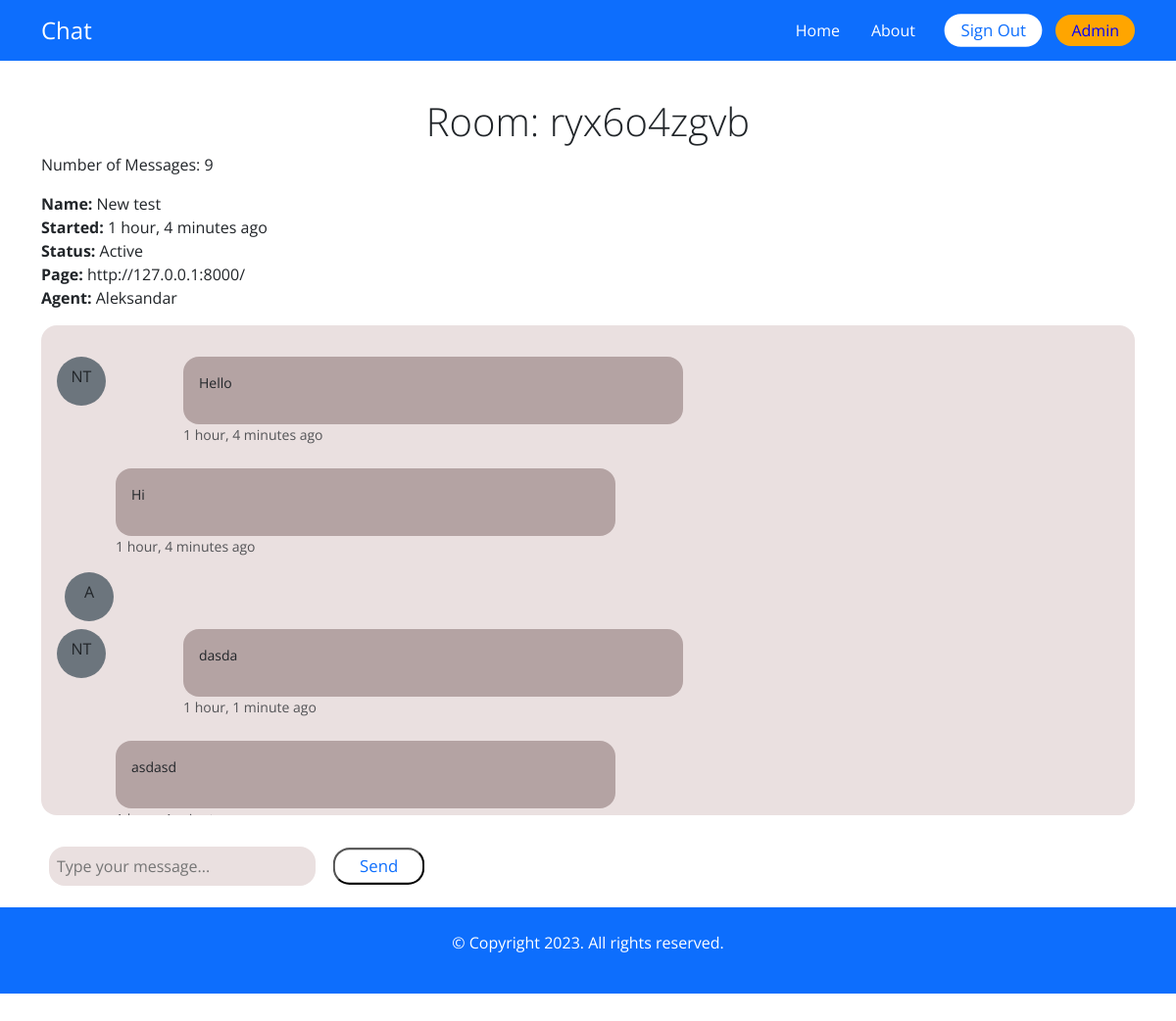
Page /chat-admin/ryx6o4zgvb/ (signed in) on the committed database.
### chat/models.py (models this page shows, shortened)
class Room(models.Model):
    WAITING = 'waiting'
    ACTIVE = 'active'
    CLOSED = 'closed'
    CHOICES_STATUS = (
        (WAITING, 'Waiting'),
        (ACTIVE, 'Active'),
        (CLOSED, 'Closed'),
    )
    room_id = models.CharField(max_length=255)
    client = models.CharField(max_length=255)
    agent = models.ForeignKey(User, related_name='rooms', blank=True, null=True, on_delete=models.SET_NULL)
    messages = models.ManyToManyField(Message, blank=True)
    url = models.CharField(max_length=255, blank=True, null=True)
    status = models.CharField(max_length=7, choices=CHOICES_STATUS, default=WAITING)
    created_at = models.DateTimeField(auto_now_add=True)
    class Meta:
        ordering = ('-created_at',)

class Message(models.Model):
    message_body = models.TextField()
    sent_by = models.CharField(max_length=255)
    created_at = models.DateTimeField(auto_now_add=True)
    created_by = models.ForeignKey(User, blank=True, null=True, on_delete=models.SET_NULL)
    class Meta:
        ordering = ('created_at',)

### account/models.py (models this page shows)
class User(AbstractBaseUser, PermissionsMixin):
    AGENT = 'agent'
    MANAGER = 'manager'
    ROLES_CHOICES = (
        (AGENT, 'Agent'),
        (MANAGER, 'Manager'),
    )
    id = models.UUIDField(primary_key=True, default=uuid.uuid4, editable=False)
    email = models.EmailField(unique=True)
    name = models.CharField(max_length=255, blank=True, default='')
    role = models.CharField(max_length=20, choices=ROLES_CHOICES, default=AGENT)
    is_active = models.BooleanField(default=True)
    is_superuser = models.BooleanField(default=False)
    is_staff = models.BooleanField(default=False)
    date_joined = models.DateTimeField(default=timezone.now)
    last_login = models.DateTimeField(blank=True, null=True)
    objects = CustomUserManager()
    USERNAME_FIELD = 'email'
    EMAIL_FIELD = 'email'
    REQUIRED_FIELDS = ['name']

### chat/views.py (the view)
# urls.py: path('chat-admin/<str:room_id>/', views.room, name='room'),
@login_required
def room(request, room_id):
    room = Room.objects.get(room_id=room_id)
    if room.status == Room.WAITING:
        room.status = Room.ACTIVE
        room.agent = request.user
        room.save()
    context= {'room': room,}
    return render(request, 'chat/room.html', context=context)

### chat/templatetags/chatextras.py (called while the page is built)
@register.filter(name='initials')
def initials(value):
    initials = ''
    for name in value.split(' '):
        if name and len(initials) < 3:
            initials += name[0].upper()
    return initials

### chat/templates/chat/room.html
{% extends 'core/base.html' %}
{% load static chatextras %}
{% block content %}
<div class="container ml-auto">
    <h1 class="room-h1">Room: {{ room.room_id }}</h1>
    <p>Number of Messages: {{ room.messages.all|length }}</p>
    <p>
        <b>Name: </b> {{room.client}} <br>
        <b>Started: </b> {{room.created_at|timesince}} ago<br>
        <b>Status: </b> {{room.get_status_display}} <br>
        <b>Page: </b> {{room.url}} <br>
        <b>Agent: </b> {% firstof room.agent.name 'None yet...'%} <br>
    </p>
    <div id="chat_log" class="mb-4 p-4 rounded-4" style="height: 500px;">
        {% for message in room.messages.all %}
        <div class="container mt-2 agent-bubble">
            <div class="row">
                {% if not message.created_by %}
                    <div class="col-md-1">
                        <div class="rounded-circle bg-secondary text-center pt-2 initials" style="width: 50px; height: 50px;">
                            {{ message.sent_by|initials }}
                        </div>
                    </div>
                {% endif %}
                <div class="col-md-6 ml-auto">
                    <div class="p-3 rounded-4" >
                        <p class="text-sm overflow-hidden" style="white-space: normal; word-wrap: break-word;">{{message.message_body}}</p>
                    </div>
                    <p class="text-muted">{{ message.created_at|timesince }} ago</p>
                </div>
            </div>
        </div>
        {% if message.created_by %}
            <div class="col-md-1">
                <div class="rounded-circle bg-secondary text-center pt-2 initials" style="width: 50px; height: 50px;">
                    {{ message.sent_by|initials }}
                </div>
            </div>
        {% endif %}
        {% endfor %}
    </div>
    {% if room.status == 'active' %}
        <input id="chat_message_input" type="text" name="message_body" class="p-2 m-2 rounded-4" placeholder="Type your message...">
        <button id="chat_message_submit" class="custom-btn rounded-4 my-2 px-4 py-1 p-2 m-2 mb-4">Send</button>
    {% endif %}
</div>
{% endblock %}

### static/css/main.css (style rules this page uses)
body { font-family: 'Open Sans', sans-serif; overflow-y: scroll; overflow-x: hidden; }
a, .custom-btn { text-decoration: none; transition: all .2s ease-in-out; }
a:hover, .custom-btn { transform: scale(1.05) !important; }
h1 { margin-top: 1rem; text-align: center; font-weight: 300; }
.custom-btn { color: #0d6efd !important; background-color: white !important; padding: 3px 10px; border-radius: 4px; }
input { background-color: rgb(234, 224, 224); border-radius: 130px; padding: 0.3rem; border: none; }
#chat_log { background-color: rgb(234, 224, 224) !important; height: 300px; overflow: scroll; overflow-x: hidden; }
#chat_message_input { width: 17rem; }
.agent-bubble .col-md-6 { margin-left: 40px; }
.agent-bubble .p-3 { background-color: rgb(180, 163, 163); }
.agent-bubble .col-md-1 { margin-left: -20px; }
.agent-bubble p { font-size: 14px; }
.room-h1 { margin-top: 100px !important; }

### rows in the picture
Room: room_id "ryx6o4zgvb", messages.all|length "9", client "New test", created_at "1 hour, 4 minutes", status "Active", url "http://127.0.0.1:8000/", agent.name "Aleksandar"
Message: sent_by|initials "NT", message_body "Hello", created_at "1 hour, 4 minutes"
Message: message_body "Hi", created_at "1 hour, 4 minutes", sent_by|initials "A"
Message: sent_by|initials "NT", message_body "dasda", created_at "1 hour, 1 minute"
Message: message_body "asdasd"
